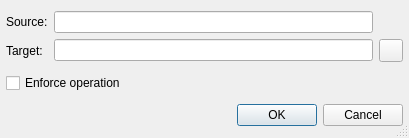
<?xml version="1.0" encoding="UTF-8"?>
<ui version="4.0">
 <class>SvnCopyDialog</class>
 <widget class="QDialog" name="SvnCopyDialog">
  <property name="geometry">
   <rect>
    <x>0</x>
    <y>0</y>
    <width>409</width>
    <height>138</height>
   </rect>
  </property>
  <property name="windowTitle">
   <string>Subversion Copy</string>
  </property>
  <property name="sizeGripEnabled">
   <bool>true</bool>
  </property>
  <layout class="QVBoxLayout">
   <item>
    <layout class="QGridLayout">
     <item row="0" column="0">
      <widget class="QLabel" name="textLabel1">
       <property name="text">
        <string>Source:</string>
       </property>
      </widget>
     </item>
     <item row="0" column="1">
      <widget class="QLineEdit" name="sourceEdit">
       <property name="toolTip">
        <string>Shows the name of the source</string>
       </property>
       <property name="whatsThis">
        <string>&lt;b&gt;Source name&lt;/b&gt;
&lt;p&gt;This field shows the name of the source.&lt;/p&gt;</string>
       </property>
       <property name="readOnly">
        <bool>true</bool>
       </property>
      </widget>
     </item>
     <item row="1" column="1">
      <widget class="QLineEdit" name="targetEdit">
       <property name="toolTip">
        <string>Enter the target name</string>
       </property>
       <property name="whatsThis">
        <string>&lt;b&gt;Target name&lt;/b&gt;
&lt;p&gt;Enter the new name in this field. The target must be the new name or an absolute path.&lt;/p&gt;</string>
       </property>
      </widget>
     </item>
     <item row="1" column="0">
      <widget class="QLabel" name="textLabel2">
       <property name="text">
        <string>Target:</string>
       </property>
      </widget>
     </item>
     <item row="1" column="2">
      <widget class="QToolButton" name="dirButton">
       <property name="toolTip">
        <string>Press to open a selection dialog</string>
       </property>
       <property name="whatsThis">
        <string>&lt;b&gt;Target name&lt;/b&gt;
&lt;p&gt;Select the target name for the operation via a selection dialog.&lt;/p&gt;</string>
       </property>
      </widget>
     </item>
    </layout>
   </item>
   <item>
    <widget class="QCheckBox" name="forceCheckBox">
     <property name="toolTip">
      <string>Select to force the operation</string>
     </property>
     <property name="text">
      <string>Enforce operation</string>
     </property>
    </widget>
   </item>
   <item>
    <widget class="QDialogButtonBox" name="buttonBox">
     <property name="orientation">
      <enum>Qt::Horizontal</enum>
     </property>
     <property name="standardButtons">
      <set>QDialogButtonBox::Cancel|QDialogButtonBox::Ok</set>
     </property>
    </widget>
   </item>
  </layout>
 </widget>
 <layoutdefault spacing="6" margin="6"/>
 <pixmapfunction>qPixmapFromMimeSource</pixmapfunction>
 <tabstops>
  <tabstop>targetEdit</tabstop>
  <tabstop>dirButton</tabstop>
  <tabstop>forceCheckBox</tabstop>
  <tabstop>buttonBox</tabstop>
  <tabstop>sourceEdit</tabstop>
 </tabstops>
 <resources/>
 <connections>
  <connection>
   <sender>buttonBox</sender>
   <signal>accepted()</signal>
   <receiver>SvnCopyDialog</receiver>
   <slot>accept()</slot>
   <hints>
    <hint type="sourcelabel">
     <x>32</x>
     <y>79</y>
    </hint>
    <hint type="destinationlabel">
     <x>32</x>
     <y>97</y>
    </hint>
   </hints>
  </connection>
  <connection>
   <sender>buttonBox</sender>
   <signal>rejected()</signal>
   <receiver>SvnCopyDialog</receiver>
   <slot>reject()</slot>
   <hints>
    <hint type="sourcelabel">
     <x>101</x>
     <y>80</y>
    </hint>
    <hint type="destinationlabel">
     <x>101</x>
     <y>97</y>
    </hint>
   </hints>
  </connection>
 </connections>
</ui>
